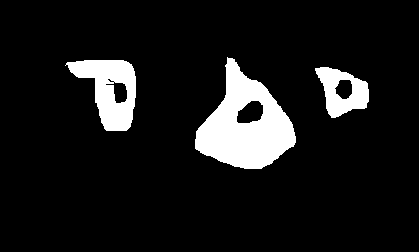
%> input picture Matlab/Image_3.bmp, 419 x 252 px
$ octave lb9q3.m   (GNU Octave 9; MATLAB toolbox functions it lacks are replaced by stand-ins)
%> lines starting %> are read from the running program, lines starting %| are printed output that depends on the picture; in (x1, y1, x2, y2) boxes, pixels count from 0 and x2, y2 are one past the last pixel; in counts of white or black regions, pixels touching at a corner belong together; the program's own positions count from 1
im = imread('Image_3.bmp');
%> im: size 252x419 logical; 9.8% white; 3 white regions, box (x1, y1, x2, y2) and area: (195, 57, 296, 169) 6061, (65, 60, 136, 131) 2770, (315, 67, 369, 118) 1530
subplot(121);
imshow(im);
title('original image');
se = strel('square',15);
%bw = imfill(im,'holes');
bw  = imdilate(im,se);
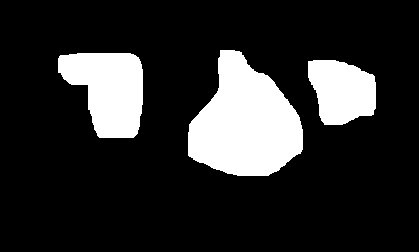
%> bw: size 252x419 logical; 17.4% white; 3 white regions, box (x1, y1, x2, y2) and area: (188, 50, 303, 176) 9682, (58, 53, 143, 138) 5200, (308, 60, 376, 125) 3444
bw = imerode(bw,se);
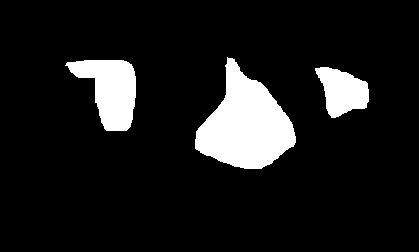
%> bw: size 252x419 logical; 10.7% white; 3 white regions, box (x1, y1, x2, y2) and area: (195, 57, 296, 169) 6490, (65, 60, 136, 131) 3016, (315, 67, 369, 118) 1778
subplot(122);
imshow(bw);
title('filled image');

$ run again, with Matlab/Image_1.bmp copied over Matlab/Image_3.bmp
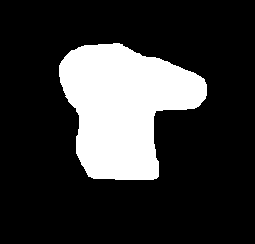
%> input picture Matlab/Image_1.bmp, 255 x 244 px
%> im: size 244x255 logical; 21% white; 1 white region, box (x1, y1, x2, y2) and area: (59, 43, 207, 180) 13041
%> `bw  = imdilate(im,se);`:
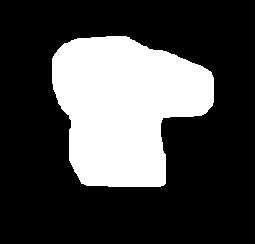
%> bw: size 244x255 logical; 27.9% white; 1 white region, box (x1, y1, x2, y2) and area: (52, 36, 214, 187) 17340

$ run again, with Matlab/Image_2.bmp copied over Matlab/Image_3.bmp
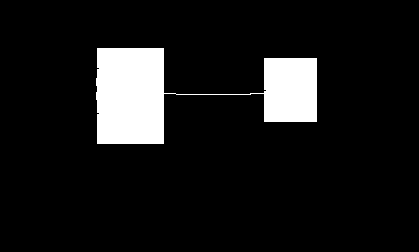
%> input picture Matlab/Image_2.bmp, 419 x 252 px
%> im: size 252x419 logical; 9.4% white; 1 white region, box (x1, y1, x2, y2) and area: (96, 48, 317, 144) 9935
%> `bw  = imdilate(im,se);`:
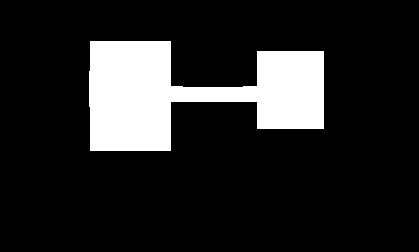
%> bw: size 252x419 logical; 14.7% white; 1 white region, box (x1, y1, x2, y2) and area: (89, 41, 324, 151) 15488

$ run again, with Matlab/Image_4.bmp copied over Matlab/Image_3.bmp
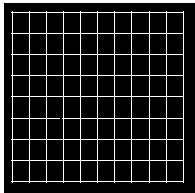
%> input picture Matlab/Image_4.bmp, 195 x 193 px
%> im: size 193x195 logical; 12.5% white; 2 white regions, box (x1, y1, x2, y2) and area: (11, 11, 184, 183) 3348, (0, 0, 195, 193) 1345
%> `bw  = imdilate(im,se);`:
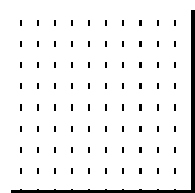
%> bw: size 193x195 logical; 93.8% white; 81 black regions (79 under 20 px), largest, box (x1, y1, x2, y2) and area: (11, 10, 195, 193) 1293, (139, 104, 142, 111) 21
%> `bw = imerode(bw,se);`:
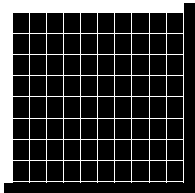
%> bw: size 193x195 logical; 20.4% white; 1 white region, box (x1, y1, x2, y2) and area: (0, 0, 195, 193) 7663
